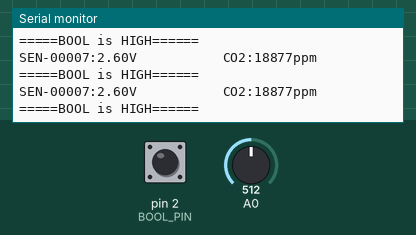
Recording of a sketch running on a simulated Arduino Uno, built with avr-gcc and run on an emulated ATmega328P. Parts: the last lines printed to the serial monitor. Inputs (shaded band) come from the test bench; at power-on: A0 = 512, pin 2 (BOOL_PIN) HIGH.

Above: at 5.8 s.
5.9 s: A0 set to 612
At 6.43 s:
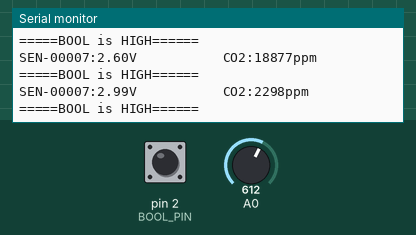
8.9 s: A0 set to 635
At 9.14 s:
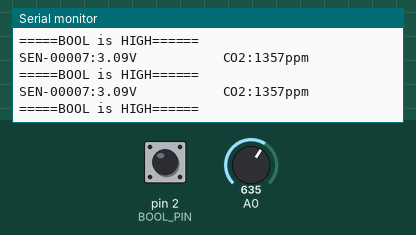
10.4 s: A0 set to 674
At 10.5 s:
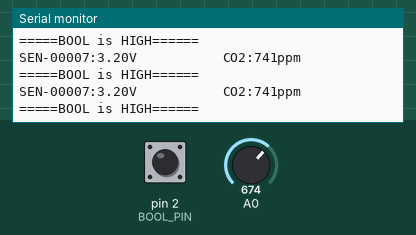
Timing chart, 0 to 13.1 s (numbered marks = the images above; inputs shaded):
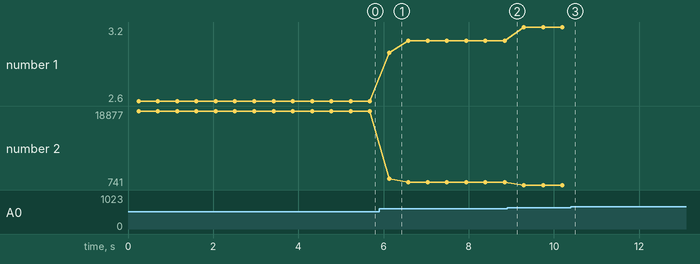

Measured:
- after the input at 5.9 s, the serial monitor: prints a new line after 0.23 s (image 1)
- plotted number 1: 2.6 → 3.09 after the input at 5.9 s, 3.09 → 3.2 after the input at 8.9 s
- plotted number 2: 18877 → 1357 after the input at 5.9 s, 1357 → 741 after the input at 8.9 s

The sketch:

mg811.ino
```cpp
/************************Hardware Related Macros************************************/
#define         MG_PIN                       (0)     //define which analog input channel you are going to use
#define         BOOL_PIN                     (2)
#define         DC_GAIN                      (8.5)   //define the DC gain of amplifier

/***********************Software Related Macros************************************/
#define         READ_SAMPLE_INTERVAL         (50)    //define how many samples you are going to take in normal operation
#define         READ_SAMPLE_TIMES            (5)     //define the time interval(in milisecond) between each samples in
                                                     //normal operation

/**********************Application Related Macros**********************************/
//These two values differ from sensor to sensor. user should derermine this value.
#define         ZERO_POINT_VOLTAGE           (0.390) //define the output of the sensor in volts when the concentration of CO2 is 400PPM
#define         REACTION_VOLTGAE             (0.020) //define the voltage drop of the sensor when move the sensor from air into 1000ppm CO2

/*****************************Globals***********************************************/
float           CO2Curve[3]  =  {2.602,ZERO_POINT_VOLTAGE,(REACTION_VOLTGAE/(2.602-3))};
                                                     //two points are taken from the curve.
                                                     //with these two points, a line is formed which is
                                                     //"approximately equivalent" to the original curve.
                                                     //data format:{ x, y, slope}; point1: (lg400, 0.324), point2: (lg4000, 0.280)
                                                     //slope = ( reaction voltage ) / (log400 –log1000)

void setup()
{
    Serial.begin(9600);                              //UART setup, baudrate = 9600bps
    pinMode(BOOL_PIN, INPUT);                        //set pin to input
    digitalWrite(BOOL_PIN, HIGH);                    //turn on pullup resistors

   Serial.print("MG-811 Demostration\n");
}

void loop()
{
    int percentage;
    float volts;

    volts = MGRead(MG_PIN);
    Serial.print( "SEN-00007:" );
    Serial.print(volts);
    Serial.print( "V           " );

    percentage = MGGetPercentage(volts,CO2Curve);
    Serial.print("CO2:");
    if (percentage == -1) {
        Serial.print( "<400" );
    } else {
        Serial.print(percentage);
    }

    Serial.print( "ppm" );
    Serial.print("\n");

    if (digitalRead(BOOL_PIN) ){
        Serial.print( "=====BOOL is HIGH======" );
    } else {
        Serial.print( "=====BOOL is LOW======" );
    }

    Serial.print("\n");

    delay(200);
}

/*****************************  MGRead *********************************************
Input:   mg_pin - analog channel
Output:  output of SEN-000007
Remarks: This function reads the output of SEN-000007
************************************************************************************/
float MGRead(int mg_pin)
{
    int i;
    float v=0;

    for (i=0;i<READ_SAMPLE_TIMES;i++) {
        v += analogRead(mg_pin);
        delay(READ_SAMPLE_INTERVAL);
    }
    v = (v/READ_SAMPLE_TIMES) *5/1024 ;
    v = v+0.1;
    return v;
}

/*****************************  MQGetPercentage **********************************
Input:   volts   - SEN-000007 output measured in volts
         pcurve  - pointer to the curve of the target gas
Output:  ppm of the target gas
Remarks: By using the slope and a point of the line. The x(logarithmic value of ppm)
         of the line could be derived if y(MG-811 output) is provided. As it is a
         logarithmic coordinate, power of 10 is used to convert the result to non-logarithmic
         value.
************************************************************************************/
int  MGGetPercentage(float volts, float *pcurve)
{
   if (((volts)/DC_GAIN )>=ZERO_POINT_VOLTAGE) {
      Serial.print("IF GetPercentage\n");
      return -1;
   } else {
      return pow(10, ((volts/DC_GAIN)-pcurve[1])/pcurve[2]+pcurve[0]);
   }
}
```
